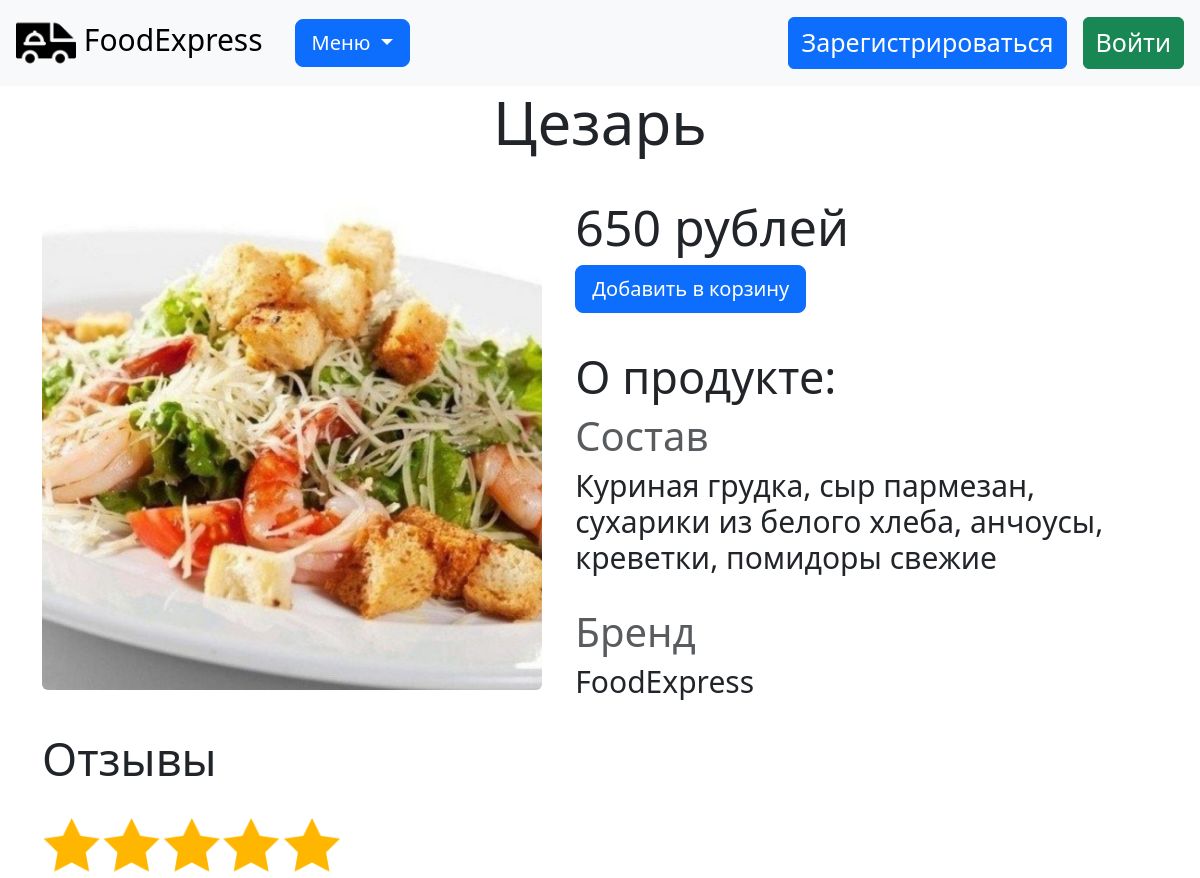
The page /food/1 on the database its author committed.
### data/food.py (models this page shows)
class Food(SqlAlchemyBase, SerializerMixin):
    __tablename__ = 'food'
    id = sqlalchemy.Column(sqlalchemy.Integer,
                           primary_key=True, autoincrement=True)
    type = sqlalchemy.Column(sqlalchemy.String, nullable=True)
    name = sqlalchemy.Column(sqlalchemy.String, nullable=True)
    about = sqlalchemy.Column(sqlalchemy.String, nullable=True)
    price = sqlalchemy.Column(sqlalchemy.String, nullable=True)
    image = sqlalchemy.Column(sqlalchemy.String, nullable=True)

### server.py (the view)
@app.route("/food/<int:id>")
def food(id):
    db_sess = db_session.create_session()
    userr = db_sess.query(User).all()
    food = db_sess.query(Food).filter(Food.id == id).first()
    return render_template("buy.html", food=food, user=userr, id=id)

### data/db_session.py (called while the page is built)
def create_session() -> Session:
    global __factory
    return __factory()

### templates/buy.html (shortened to what this page needs)
{% extends "base.html" %}
{% block content %}
    <head>
    </head>
    <body>
    <div class="container">
        <div class="text-center">
            <h5 style="font-size: 60px">{{ food.name }}</h5>
            <br/>
        </div>
        <table width="100%" cellspacing="0" cellpadding="0">
            <tr>
                <td class="leftcol"><img class="rounded" src="{{ url_for('static', filename=food.image) }}" width="500"
                                         height="500"
                                         alt="..."></td>
                <td class="white-space-pre">        </td>
                <td valign="top">
                    <table width="100%" cellspacing="0" cellpadding="0">
                        <tr>
                            <td style="font-size: 50px">{{ food.price }}</td>
                        </tr>
                    </table>
                    {% if current_user.is_authenticated %}
                        <a class="btn btn-primary btn-lg" href="/basket/{{ id }}">Добавить в корзину</a>
                    {% else %}
                        <a class="btn btn-primary btn-lg" href="/basket">Добавить в корзину</a>
                    {% endif %}
                    <h4 class="white-space-pre">      </h4>
                    <h4 style="font-size: 45px">О продукте:</h4>
                    <h4 style="font-size: 40px" class="card-subtitle mb-2 text-muted">Состав</h4>
                    <h4 style="font-size: 30px">{{ food.about }}</h4>
                    <br/>
                    <h4 style="font-size: 40px" class="card-subtitle mb-2 text-muted">Бренд</h4>
                    <h4 style="font-size: 30px">FoodExpress</h4>
                </td>
            </tr>
        </table>
        <br/>
        <h4 style="font-size: 45px">Отзывы</h4>
        <br/>
        <img src="{{ url_for('static', filename='img/stars.png') }}" width="300" height="60"
             alt="...">
    </div>
    </body>
{% endblock %}

### templates/buy.html (style rules this page uses)
TD.leftcol { width: 110px; vertical-align: top; }
.white-space-pre { white-space: pre; }

### rows shown on the page
Food: name "Цезарь", image (picture), price "650 рублей", about "Куриная грудка, сыр пармезан, сухарики из белого хлеба, анчоусы, креветки, помидоры свежие"
